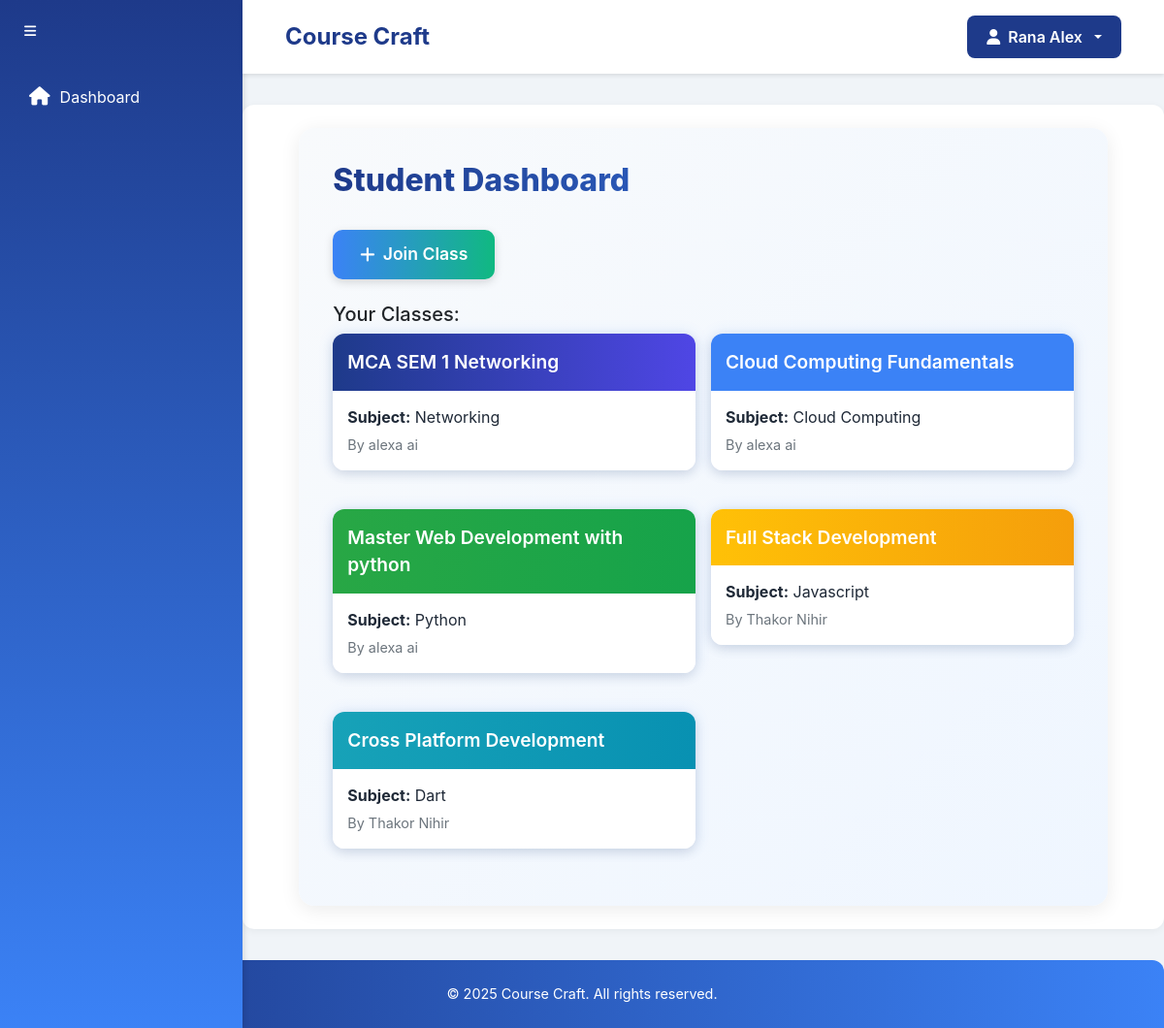
Before: /student/dashboard/ (signed in) with the older database file.
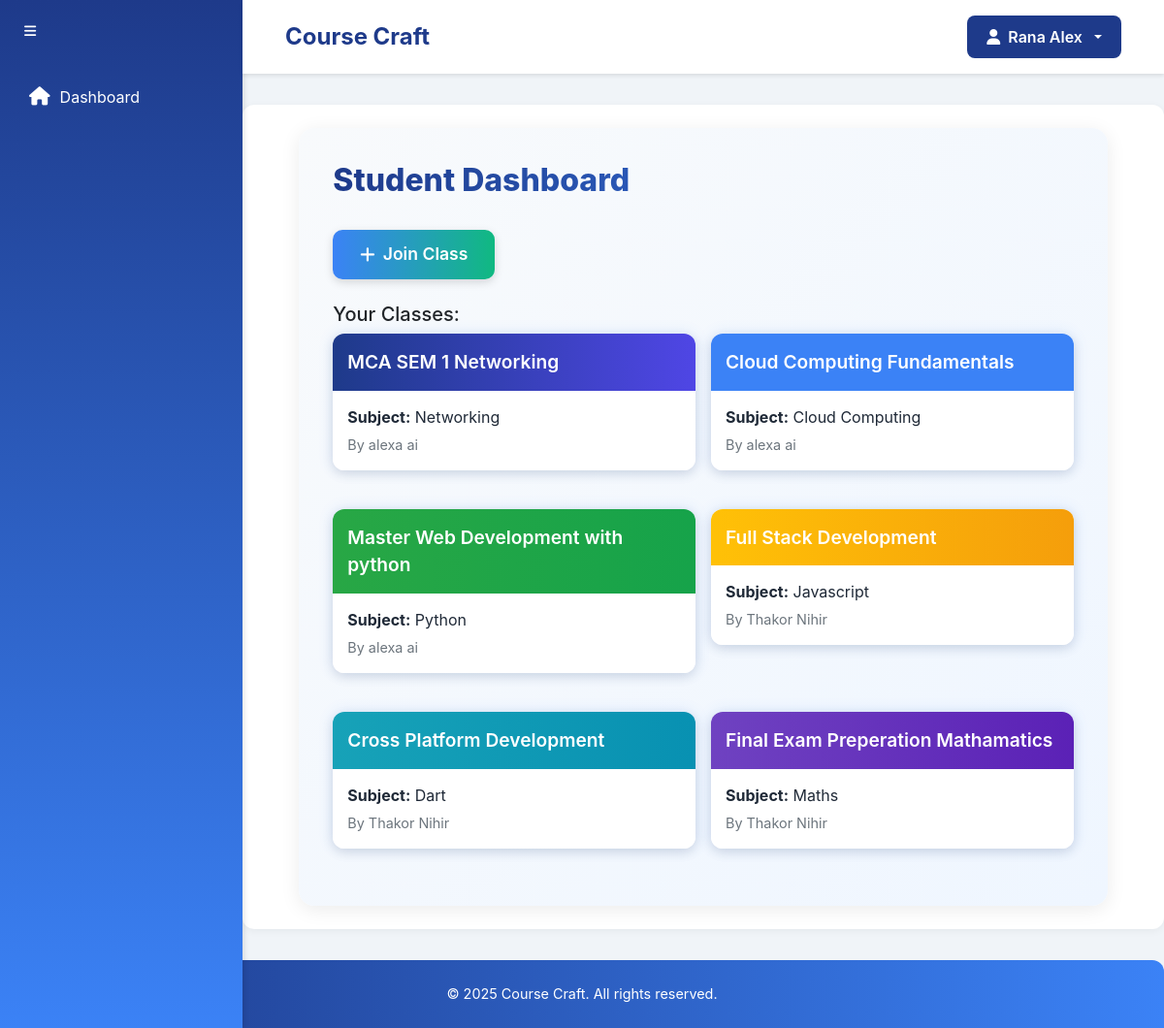
After: the same page with the newer database file.
### account/models.py (models this page shows, shortened)
class User(AbstractBaseUser, PermissionsMixin):
    username = models.CharField(max_length=150, unique=True)
    full_name = models.CharField(max_length=255)
    date_of_birth = models.DateField()
    email = models.EmailField(unique=True)
    is_teacher = models.IntegerField(default=0)  # 0 for student, 1 for teacher
    created_at = models.DateTimeField(default=timezone.now)
    is_active = models.BooleanField(default=True)
    is_staff = models.BooleanField(default=False)
    objects = UserManager()
    USERNAME_FIELD = 'username'
    REQUIRED_FIELDS = ['email', 'full_name', 'date_of_birth']

### student/models.py (models this page shows, shortened)
class StudentClassroom(models.Model):
    student = models.ForeignKey(settings.AUTH_USER_MODEL, on_delete=models.CASCADE)
    joined_class = models.ForeignKey(Classroom, on_delete=models.CASCADE)
    joined_at = models.DateTimeField(auto_now_add=True)
    class Meta:
        unique_together = ('student', 'joined_class')

### teacher/models.py (models this page shows, shortened)
class Classroom(models.Model):
    class_name = models.CharField(max_length=100)
    subject = models.CharField(max_length=100)
    class_key = models.CharField(max_length=10, unique=True)
    description = models.TextField(blank=True)
    teacher = models.ForeignKey(User, on_delete=models.CASCADE, related_name='classes')
    created_at = models.DateTimeField(auto_now_add=True)

### student/views.py (the view, shortened to what this page needs)
# urls.py: path('dashboard/', views.dashboard, name='dashboard'),
@login_required
def dashboard(request):
    if request.user.is_teacher:
        return redirect('teacher:dashboard')
    joined_classes = StudentClassroom.objects.filter(student=request.user)
    return render(request, 'student/dashboard.html', {'joined_classes': joined_classes})

### templates/student/dashboard.html (shortened to what this page needs)
{% extends 'student/base.html' %}
{% block content %}
<div class="dashboard-container">
    <h2 class="dashboard-header">Student Dashboard</h2>
    <button class="btn join-class-btn" data-bs-toggle="modal" data-bs-target="#joinClassModal">
        <i class="fas fa-plus"></i> Join Class
    </button>
    <div class="mt-4">
        <h5>Your Classes:</h5>
        <div class="row row-cols-2 g-3">
            {% for c in joined_classes %}
            <div class="col">
                <a href="{% url 'student:view_class' c.joined_class.id %}" class="text-decoration-none">
                    <div class="class-card">
                        <div class="class-card-header class-color-{% cycle '1' '2' '3' '4' '5' '6' %}">
                            {{ c.joined_class.class_name }}
                        </div>
                        <div class="class-card-body">
                            <p class="mb-1"><strong>Subject:</strong> {{ c.joined_class.subject }}</p>
                            <small>By {{ c.joined_class.teacher.full_name }}</small>
                        </div>
                    </div>
                </a>
            </div>
            {% empty %}
            <p class="text-muted">You haven't joined any classes yet.</p>
            {% endfor %}
        </div>
    </div>
</div>
{% endblock %}

### templates/student/base.html (shortened to what this page needs)
<!DOCTYPE html>
<html lang="en">
<head>
    <link href="https://cdn.jsdelivr.net/npm/bootstrap@5.3.3/dist/css/bootstrap.min.css" rel="stylesheet">
    <link href="https://cdnjs.cloudflare.com/ajax/libs/font-awesome/6.4.2/css/all.min.css" rel="stylesheet">
</head>
<body>
    <div class="bg-primary text-white position-fixed h-100 sidebar" id="sidebar">
        <button class="btn btn-sm text-white mt-3 ms-3" onclick="toggleSidebar()">
            <i class="fas fa-bars"></i>
        </button>
        <nav class="nav flex-column mt-4">
            <a class="nav-link" href="{% url 'dashboard' %}"><i class="fas fa-home"></i><span>Dashboard</span></a>
        </nav>
    </div>
    <div class="main-content" id="mainContent">
        <nav class="navbar navbar-expand-lg navbar-light bg-light">
            <div class="container-fluid justify-content-between">
                <span class="navbar-brand mb-0 h1">Course Craft</span>
                <div class="dropdown">
                    <button class="btn btn-secondary dropdown-toggle" type="button" id="userDropdown" data-bs-toggle="dropdown" aria-expanded="false">
                        <i class="fas fa-user"></i>
                        <span>{{ user.full_name }}</span>
                    </button>
                </div>
            </div>
        </nav>
        <main class="container py-4">
            {% block content %}{% endblock %}
        </main>
    </div>
    <footer class="mt-auto">
        © 2025 Course Craft. All rights reserved.
    </footer>
</body>
</html>

### templates/student/base.html (style rules this page uses)
:root { --primary-blue: #1e3a8a; --secondary-blue: #3b82f6; --light-blue: #dbeafe; --text-color: #1f2937; }
body { min-height: 100vh; display: flex; flex-direction: column; font-family: 'Inter', -apple-system, BlinkMacSystemFont, sans-serif; background-color: #f0f4f8; }
.sidebar { width: 250px; transition: width 0.3s ease-in-out; background: linear-gradient(180deg, var(--primary-blue), var(--secondary-blue)); box-shadow: 2px 0 5px rgba(0,0,0,0.1); }
.sidebar .nav-link { color: white; padding: 12px 20px; border-radius: 8px; margin: 5px 10px; transition: all 0.3s ease; display: flex; align-items: center; gap: 10px; }
.sidebar .nav-link i { font-size: 1.2rem; }
.main-content { flex-grow: 1; margin-left: 250px; transition: margin-left 0.3s ease-in-out; }
.navbar { background: white !important; box-shadow: 0 2px 4px rgba(0,0,0,0.1); padding: 1rem 2rem; }
.navbar-brand { font-weight: 700; color: var(--primary-blue) !important; font-size: 1.5rem; }
.dropdown-toggle { background: var(--primary-blue) !important; border: none; border-radius: 25px; padding: 8px 20px; transition: all 0.3s ease; display: flex; align-items: center; gap: 8px; color: white; }
main { background: white; border-radius: 12px; box-shadow: 0 2px 8px rgba(0,0,0,0.05); margin: 2rem; padding: 2rem; }
footer { background: linear-gradient(90deg, var(--primary-blue), var(--secondary-blue)); color: white; padding: 1.5rem; text-align: center; font-size: 0.9rem; border-top-left-radius: 12px; border-top-right-radius: 12px; }

### templates/student/dashboard.html (style rules this page uses)
.dashboard-container { max-width: 90%; margin: 0 auto; padding: 35px; background: linear-gradient(135deg, #f8fafc, #eff6ff); border-radius: 16px; box-shadow: 0 4px 20px rgba(0, 0, 0, 0.08); animation: fadeIn 0.6s ease-out; }
.dashboard-header { color: var(--text-color, #1f2937); font-weight: 800; font-size: 2rem; margin-bottom: 2rem; background: linear-gradient(90deg, var(--primary-blue, #1e3a8a), var(--secondary-blue, #3b82f6)); -webkit-background-clip: text; -webkit-text-fill-color: transparent; }
.join-class-btn { background: linear-gradient(90deg, var(--secondary-blue, #3b82f6), #10b981); border: none; padding: 12px 28px; font-size: 1.1rem; font-weight: 600; border-radius: 10px; color: white; display: flex; align-items: center; gap: 8px; transition: background 0.3s ease, transform 0.3s ease, box-shadow 0.3s ease; box-shadow: 0 3px 10px rgba(0, 0, 0, 0.15); }
.class-card { background: white; border-radius: 12px; box-shadow: 0 4px 12px rgba(0, 0, 0, 0.1), 0 0 15px rgba(59, 130, 246, 0.15); transition: transform 0.3s ease, box-shadow 0.3s ease; overflow: hidden; position: relative; margin-bottom: 1.5rem; }
.class-card-header { padding: 15px; color: white; font-weight: 600; font-size: 1.2rem; position: relative; overflow: hidden; }
.class-card-header::after { content: ''; position: absolute; top: 0; left: -100%; width: 100%; height: 100%; background: linear-gradient(90deg, transparent, rgba(255, 255, 255, 0.2), transparent); transition: left 0.5s ease; }
.class-card-body { padding: 15px; background-color: #fff; }
.class-card-body p { margin-bottom: 0.5rem; color: var(--text-color, #1f2937); font-size: 1rem; }
.class-card small { color: #6c757d; font-size: 0.9rem; }
.class-color-1 { background: linear-gradient(90deg, var(--primary-blue, #1e3a8a), #4f46e5); }
.class-color-2 { background: linear-gradient(90deg, var(--secondary-blue, #3b82f6), #3b82f6); }
.class-color-3 { background: linear-gradient(90deg, #28a745, #16a34a); }
.class-color-4 { background: linear-gradient(90deg, #ffc107, #f59e0b); }
.class-color-5 { background: linear-gradient(90deg, #17a2b8, #0891b2); }
.class-color-6 { background: linear-gradient(90deg, #6f42c1, #5b21b6); }
.btn-secondary { background: #6c757d; border: none; padding: 10px 20px; font-weight: 600; border-radius: 8px; color: white; transition: background 0.3s ease, transform 0.2s ease; }

Changed rows visible on the page:
added StudentClassroom: joined_class.class_name "Final Exam Preperation Mathamatics", joined_class.subject "Maths", joined_class.teacher.full_name "Thakor Nihir"
